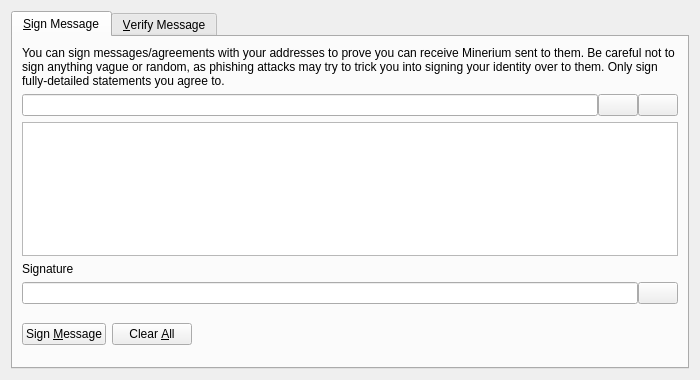
<?xml version="1.0" encoding="UTF-8"?>
<ui version="4.0">
 <class>SignVerifyMessageDialog</class>
 <widget class="QDialog" name="SignVerifyMessageDialog">
  <property name="geometry">
   <rect>
    <x>0</x>
    <y>0</y>
    <width>700</width>
    <height>380</height>
   </rect>
  </property>
  <property name="windowTitle">
   <string>Signatures - Sign / Verify a Message</string>
  </property>
  <property name="modal">
   <bool>true</bool>
  </property>
  <layout class="QVBoxLayout" name="verticalLayout">
   <item>
    <widget class="QTabWidget" name="tabWidget">
     <property name="currentIndex">
      <number>0</number>
     </property>
     <widget class="QWidget" name="tabSignMessage">
      <attribute name="title">
       <string>&amp;Sign Message</string>
      </attribute>
      <layout class="QVBoxLayout" name="verticalLayout_SM">
       <item>
        <widget class="QLabel" name="infoLabel_SM">
         <property name="text">
          <string>You can sign messages/agreements with your addresses to prove you can receive Minerium sent to them. Be careful not to sign anything vague or random, as phishing attacks may try to trick you into signing your identity over to them. Only sign fully-detailed statements you agree to.</string>
         </property>
         <property name="textFormat">
          <enum>Qt::PlainText</enum>
         </property>
         <property name="wordWrap">
          <bool>true</bool>
         </property>
        </widget>
       </item>
       <item>
        <layout class="QHBoxLayout" name="horizontalLayout_1_SM">
         <property name="spacing">
          <number>0</number>
         </property>
         <item>
          <widget class="QValidatedLineEdit" name="addressIn_SM">
           <property name="toolTip">
            <string>The Minerium address to sign the message with</string>
           </property>
          </widget>
         </item>
         <item>
          <widget class="QPushButton" name="addressBookButton_SM">
           <property name="toolTip">
            <string>Choose previously used address</string>
           </property>
           <property name="text">
            <string/>
           </property>
           <property name="shortcut">
            <string>Alt+A</string>
           </property>
           <property name="autoDefault">
            <bool>false</bool>
           </property>
          </widget>
         </item>
         <item>
          <widget class="QPushButton" name="pasteButton_SM">
           <property name="toolTip">
            <string>Paste address from clipboard</string>
           </property>
           <property name="text">
            <string/>
           </property>
           <property name="shortcut">
            <string>Alt+P</string>
           </property>
           <property name="autoDefault">
            <bool>false</bool>
           </property>
          </widget>
         </item>
        </layout>
       </item>
       <item>
        <widget class="QPlainTextEdit" name="messageIn_SM">
         <property name="toolTip">
          <string>Enter the message you want to sign here</string>
         </property>
        </widget>
       </item>
       <item>
        <widget class="QLabel" name="signatureLabel_SM">
         <property name="text">
          <string>Signature</string>
         </property>
         <property name="textFormat">
          <enum>Qt::PlainText</enum>
         </property>
        </widget>
       </item>
       <item>
        <layout class="QHBoxLayout" name="horizontalLayout_2_SM">
         <property name="spacing">
          <number>0</number>
         </property>
         <item>
          <widget class="QLineEdit" name="signatureOut_SM">
           <property name="font">
            <font>
             <italic>true</italic>
            </font>
           </property>
           <property name="readOnly">
            <bool>true</bool>
           </property>
          </widget>
         </item>
         <item>
          <widget class="QPushButton" name="copySignatureButton_SM">
           <property name="toolTip">
            <string>Copy the current signature to the system clipboard</string>
           </property>
           <property name="text">
            <string/>
           </property>
           <property name="autoDefault">
            <bool>false</bool>
           </property>
          </widget>
         </item>
        </layout>
       </item>
       <item>
        <layout class="QHBoxLayout" name="horizontalLayout_3_SM">
         <item>
          <widget class="QPushButton" name="signMessageButton_SM">
           <property name="toolTip">
            <string>Sign the message to prove you own this Minerium address</string>
           </property>
           <property name="text">
            <string>Sign &amp;Message</string>
           </property>
           <property name="autoDefault">
            <bool>false</bool>
           </property>
          </widget>
         </item>
         <item>
          <widget class="QPushButton" name="clearButton_SM">
           <property name="toolTip">
            <string>Reset all sign message fields</string>
           </property>
           <property name="text">
            <string>Clear &amp;All</string>
           </property>
           <property name="autoDefault">
            <bool>false</bool>
           </property>
          </widget>
         </item>
         <item>
          <spacer name="horizontalSpacer_1_SM">
           <property name="orientation">
            <enum>Qt::Horizontal</enum>
           </property>
           <property name="sizeHint" stdset="0">
            <size>
             <width>40</width>
             <height>48</height>
            </size>
           </property>
          </spacer>
         </item>
         <item>
          <widget class="QLabel" name="statusLabel_SM">
           <property name="font">
            <font>
             <weight>75</weight>
             <bold>true</bold>
            </font>
           </property>
           <property name="text">
            <string/>
           </property>
           <property name="wordWrap">
            <bool>true</bool>
           </property>
          </widget>
         </item>
         <item>
          <spacer name="horizontalSpacer_2_SM">
           <property name="orientation">
            <enum>Qt::Horizontal</enum>
           </property>
           <property name="sizeHint" stdset="0">
            <size>
             <width>40</width>
             <height>48</height>
            </size>
           </property>
          </spacer>
         </item>
        </layout>
       </item>
      </layout>
     </widget>
     <widget class="QWidget" name="tabVerifyMessage">
      <attribute name="title">
       <string>&amp;Verify Message</string>
      </attribute>
      <layout class="QVBoxLayout" name="verticalLayout_VM">
       <item>
        <widget class="QLabel" name="infoLabel_VM">
         <property name="text">
          <string>Enter the receiver's address, message (ensure you copy line breaks, spaces, tabs, etc. exactly) and signature below to verify the message. Be careful not to read more into the signature than what is in the signed message itself, to avoid being tricked by a man-in-the-middle attack. Note that this only proves the signing party receives with the address, it cannot prove sendership of any transaction!</string>
         </property>
         <property name="textFormat">
          <enum>Qt::PlainText</enum>
         </property>
         <property name="alignment">
          <set>Qt::AlignLeading|Qt::AlignLeft|Qt::AlignTop</set>
         </property>
         <property name="wordWrap">
          <bool>true</bool>
         </property>
        </widget>
       </item>
       <item>
        <layout class="QHBoxLayout" name="horizontalLayout_1_VM">
         <property name="spacing">
          <number>0</number>
         </property>
         <item>
          <widget class="QValidatedLineEdit" name="addressIn_VM">
           <property name="toolTip">
            <string>The Minerium address the message was signed with</string>
           </property>
          </widget>
         </item>
         <item>
          <widget class="QPushButton" name="addressBookButton_VM">
           <property name="toolTip">
            <string>Choose previously used address</string>
           </property>
           <property name="text">
            <string/>
           </property>
           <property name="shortcut">
            <string>Alt+A</string>
           </property>
           <property name="autoDefault">
            <bool>false</bool>
           </property>
          </widget>
         </item>
        </layout>
       </item>
       <item>
        <widget class="QPlainTextEdit" name="messageIn_VM"/>
       </item>
       <item>
        <widget class="QValidatedLineEdit" name="signatureIn_VM"/>
       </item>
       <item>
        <layout class="QHBoxLayout" name="horizontalLayout_2_VM">
         <item>
          <widget class="QPushButton" name="verifyMessageButton_VM">
           <property name="toolTip">
            <string>Verify the message to ensure it was signed with the specified Minerium address</string>
           </property>
           <property name="text">
            <string>Verify &amp;Message</string>
           </property>
           <property name="autoDefault">
            <bool>false</bool>
           </property>
          </widget>
         </item>
         <item>
          <widget class="QPushButton" name="clearButton_VM">
           <property name="toolTip">
            <string>Reset all verify message fields</string>
           </property>
           <property name="text">
            <string>Clear &amp;All</string>
           </property>
           <property name="autoDefault">
            <bool>false</bool>
           </property>
          </widget>
         </item>
         <item>
          <spacer name="horizontalSpacer_1_VM">
           <property name="orientation">
            <enum>Qt::Horizontal</enum>
           </property>
           <property name="sizeHint" stdset="0">
            <size>
             <width>40</width>
             <height>48</height>
            </size>
           </property>
          </spacer>
         </item>
         <item>
          <widget class="QLabel" name="statusLabel_VM">
           <property name="font">
            <font>
             <weight>75</weight>
             <bold>true</bold>
            </font>
           </property>
           <property name="text">
            <string/>
           </property>
           <property name="wordWrap">
            <bool>true</bool>
           </property>
          </widget>
         </item>
         <item>
          <spacer name="horizontalSpacer_2_VM">
           <property name="orientation">
            <enum>Qt::Horizontal</enum>
           </property>
           <property name="sizeHint" stdset="0">
            <size>
             <width>40</width>
             <height>48</height>
            </size>
           </property>
          </spacer>
         </item>
        </layout>
       </item>
      </layout>
     </widget>
    </widget>
   </item>
  </layout>
 </widget>
 <customwidgets>
  <customwidget>
   <class>QValidatedLineEdit</class>
   <extends>QLineEdit</extends>
   <header>qvalidatedlineedit.h</header>
  </customwidget>
 </customwidgets>
 <resources>
  <include location="../minerium.qrc"/>
 </resources>
 <connections/>
</ui>
